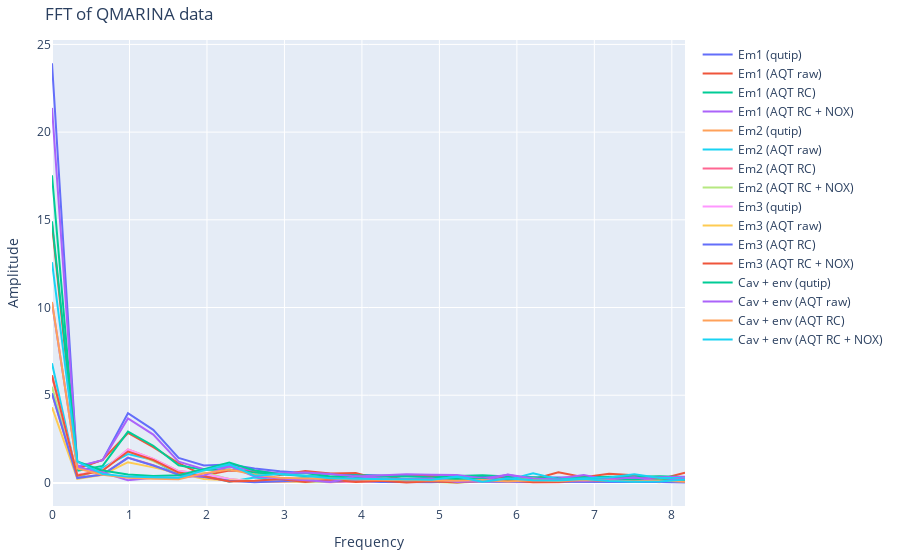

The code cell stored with this chart in its notebook:
### Code cell
cavity = Cavity(
    cavity_freq=1,
    num_emitters=3,
    num_photons=4,
    emitter_freq=1,
    gamma=0,
    kappa=3,
    g=4,
)

times = np.linspace(0, 3, 51, endpoint=True)
result = cavity.mesolve(
    cavity.emitter_state(0), times
)

sim_pops = result.expect[1:] + [1 - sum(result.expect[1:])]

labels = ["Em1", "Em2", "Em3", "Cav + env"]
bitstrs = ["1000", "0100", "0001", "0010"]

freqs = np.fft.rfftfreq(len(times), times[1] - times[0])

fig = go.Figure(layout=dict(title="FFT of QMARINA data", xaxis_title="Frequency", yaxis_title="Amplitude", margin=dict(t=40, l=20, r=20, b=20)))

raw_data = df.xs("RAW", level="Protocol")
rc_data = df.xs("RC", level="Protocol").xs(80, level="Randomizations")
nox_data = df.xs("NOX", level="Protocol").xs(6, level="Identities")
times = raw_data.index.get_level_values("Time").unique()

for label, bitstr, sim_pop in zip(labels, bitstrs, sim_pops):
    fft = np.abs(np.fft.rfft(sim_pop))
    fig.add_trace(go.Scatter(x=freqs, y=fft, name=label + " (qutip)"))

    raw_fft = np.abs(np.fft.rfft(raw_data[bitstr]))
    fig.add_trace(go.Scatter(x=freqs, y=raw_fft, name=label + " (AQT raw)"))

    rc_fft = np.abs(np.fft.rfft(rc_data[bitstr]))
    fig.add_trace(go.Scatter(x=freqs, y=rc_fft, name=label + " (AQT RC)"))

    nox_fft = np.abs(np.fft.rfft(nox_data[bitstr]))
    fig.add_trace(go.Scatter(x=freqs, y=nox_fft, name=label + " (AQT RC + NOX)"))

fig.show()
